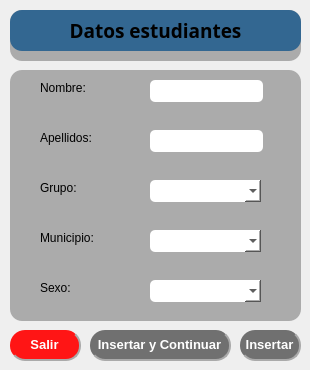
<?xml version="1.0" encoding="UTF-8"?>
<ui version="4.0">
 <class>DialogInsertarEstudiante</class>
 <widget class="QDialog" name="DialogInsertarEstudiante">
  <property name="geometry">
   <rect>
    <x>0</x>
    <y>0</y>
    <width>310</width>
    <height>370</height>
   </rect>
  </property>
  <property name="minimumSize">
   <size>
    <width>310</width>
    <height>370</height>
   </size>
  </property>
  <property name="maximumSize">
   <size>
    <width>310</width>
    <height>370</height>
   </size>
  </property>
  <property name="windowTitle">
   <string>Dialog</string>
  </property>
  <property name="styleSheet">
   <string notr="true">
QPushButton{

border-radius:15px;
color: rgb(255, 255, 255);
	background-color: rgb(112, 112, 112);
border-right:2px solid rgb(170, 170, 170);
border-bottom:2px solid rgb(170, 170, 170);
}


QPushButton:hover{
border-right:1px solid rgb(170, 170, 170);
border-bottom:1px solid rgb(170, 170, 170)

}
QPushButton:pressed{
border:0px;

}



QLineEdit:hover{
border:2px solid rgb(79, 173, 255);
}
QLineEdit:focus{
border-bottom:2px solid rgb(75, 75, 75);
 
}</string>
  </property>
  <widget class="QFrame" name="frame">
   <property name="geometry">
    <rect>
     <x>10</x>
     <y>10</y>
     <width>291</width>
     <height>51</height>
    </rect>
   </property>
   <property name="sizePolicy">
    <sizepolicy hsizetype="Minimum" vsizetype="Expanding">
     <horstretch>0</horstretch>
     <verstretch>0</verstretch>
    </sizepolicy>
   </property>
   <property name="styleSheet">
    <string notr="true">background-color: rgb(171, 171, 171);
border-radius:12px</string>
   </property>
   <property name="frameShape">
    <enum>QFrame::StyledPanel</enum>
   </property>
   <property name="frameShadow">
    <enum>QFrame::Raised</enum>
   </property>
   <widget class="QLabel" name="label">
    <property name="geometry">
     <rect>
      <x>0</x>
      <y>0</y>
      <width>291</width>
      <height>41</height>
     </rect>
    </property>
    <property name="font">
     <font>
      <family>Yu Gothic UI Semibold</family>
      <pointsize>14</pointsize>
      <weight>75</weight>
      <bold>true</bold>
     </font>
    </property>
    <property name="styleSheet">
     <string notr="true">background-color: rgb(51, 103, 145);</string>
    </property>
    <property name="text">
     <string>Datos estudiantes</string>
    </property>
    <property name="alignment">
     <set>Qt::AlignCenter</set>
    </property>
   </widget>
  </widget>
  <widget class="QFrame" name="frame_2">
   <property name="geometry">
    <rect>
     <x>10</x>
     <y>70</y>
     <width>291</width>
     <height>251</height>
    </rect>
   </property>
   <property name="styleSheet">
    <string notr="true">background-color: rgb(171, 171, 171);
border-radius:12px</string>
   </property>
   <property name="frameShape">
    <enum>QFrame::StyledPanel</enum>
   </property>
   <property name="frameShadow">
    <enum>QFrame::Raised</enum>
   </property>
   <widget class="QLabel" name="label_2">
    <property name="geometry">
     <rect>
      <x>30</x>
      <y>10</y>
      <width>55</width>
      <height>16</height>
     </rect>
    </property>
    <property name="text">
     <string>Nombre:</string>
    </property>
   </widget>
   <widget class="QLineEdit" name="lineEditNombre">
    <property name="geometry">
     <rect>
      <x>140</x>
      <y>10</y>
      <width>113</width>
      <height>22</height>
     </rect>
    </property>
    <property name="styleSheet">
     <string notr="true">background-color: rgb(255, 255, 255);
border-radius:5px</string>
    </property>
   </widget>
   <widget class="QLabel" name="label_3">
    <property name="geometry">
     <rect>
      <x>30</x>
      <y>60</y>
      <width>55</width>
      <height>16</height>
     </rect>
    </property>
    <property name="text">
     <string>Apellidos:</string>
    </property>
   </widget>
   <widget class="QLabel" name="label_4">
    <property name="geometry">
     <rect>
      <x>30</x>
      <y>110</y>
      <width>55</width>
      <height>16</height>
     </rect>
    </property>
    <property name="text">
     <string>Grupo:</string>
    </property>
   </widget>
   <widget class="QLabel" name="label_5">
    <property name="geometry">
     <rect>
      <x>30</x>
      <y>160</y>
      <width>55</width>
      <height>16</height>
     </rect>
    </property>
    <property name="text">
     <string>Municipio:</string>
    </property>
   </widget>
   <widget class="QLabel" name="label_6">
    <property name="geometry">
     <rect>
      <x>30</x>
      <y>210</y>
      <width>55</width>
      <height>16</height>
     </rect>
    </property>
    <property name="text">
     <string>Sexo:</string>
    </property>
   </widget>
   <widget class="QLineEdit" name="lineEditApellidos">
    <property name="geometry">
     <rect>
      <x>140</x>
      <y>60</y>
      <width>113</width>
      <height>22</height>
     </rect>
    </property>
    <property name="sizePolicy">
     <sizepolicy hsizetype="Fixed" vsizetype="Fixed">
      <horstretch>0</horstretch>
      <verstretch>0</verstretch>
     </sizepolicy>
    </property>
    <property name="styleSheet">
     <string notr="true">background-color: rgb(255, 255, 255);
border-radius:5px</string>
    </property>
   </widget>
   <widget class="QComboBox" name="comboBoxGrupos">
    <property name="geometry">
     <rect>
      <x>140</x>
      <y>110</y>
      <width>111</width>
      <height>22</height>
     </rect>
    </property>
    <property name="styleSheet">
     <string notr="true">background-color: rgb(255, 255, 255);
border-radius:5px</string>
    </property>
   </widget>
   <widget class="QComboBox" name="comboBoxMunicipio">
    <property name="geometry">
     <rect>
      <x>140</x>
      <y>160</y>
      <width>111</width>
      <height>22</height>
     </rect>
    </property>
    <property name="styleSheet">
     <string notr="true">background-color: rgb(255, 255, 255);
border-radius:5px</string>
    </property>
   </widget>
   <widget class="QComboBox" name="comboBoxSexo">
    <property name="geometry">
     <rect>
      <x>140</x>
      <y>210</y>
      <width>111</width>
      <height>22</height>
     </rect>
    </property>
    <property name="styleSheet">
     <string notr="true">background-color: rgb(255, 255, 255);
border-radius:5px</string>
    </property>
   </widget>
  </widget>
  <widget class="QPushButton" name="pushButtonInsertar">
   <property name="geometry">
    <rect>
     <x>240</x>
     <y>330</y>
     <width>61</width>
     <height>31</height>
    </rect>
   </property>
   <property name="font">
    <font>
     <family>Arial</family>
     <pointsize>10</pointsize>
     <weight>75</weight>
     <bold>true</bold>
    </font>
   </property>
   <property name="styleSheet">
    <string notr="true"/>
   </property>
   <property name="text">
    <string>Insertar</string>
   </property>
  </widget>
  <widget class="QPushButton" name="pushButtonSalir">
   <property name="geometry">
    <rect>
     <x>10</x>
     <y>330</y>
     <width>71</width>
     <height>31</height>
    </rect>
   </property>
   <property name="font">
    <font>
     <family>Arial</family>
     <pointsize>10</pointsize>
     <weight>75</weight>
     <bold>true</bold>
    </font>
   </property>
   <property name="styleSheet">
    <string notr="true">background-color: rgb(255, 21, 21);</string>
   </property>
   <property name="text">
    <string>Salir</string>
   </property>
  </widget>
  <widget class="QPushButton" name="pushButton">
   <property name="geometry">
    <rect>
     <x>90</x>
     <y>330</y>
     <width>141</width>
     <height>31</height>
    </rect>
   </property>
   <property name="font">
    <font>
     <family>Arial</family>
     <pointsize>10</pointsize>
     <weight>75</weight>
     <bold>true</bold>
    </font>
   </property>
   <property name="text">
    <string>Insertar y Continuar</string>
   </property>
  </widget>
 </widget>
 <tabstops>
  <tabstop>lineEditNombre</tabstop>
  <tabstop>lineEditApellidos</tabstop>
  <tabstop>comboBoxGrupos</tabstop>
  <tabstop>comboBoxMunicipio</tabstop>
  <tabstop>comboBoxSexo</tabstop>
  <tabstop>pushButtonInsertar</tabstop>
  <tabstop>pushButtonSalir</tabstop>
 </tabstops>
 <resources/>
 <connections/>
</ui>
